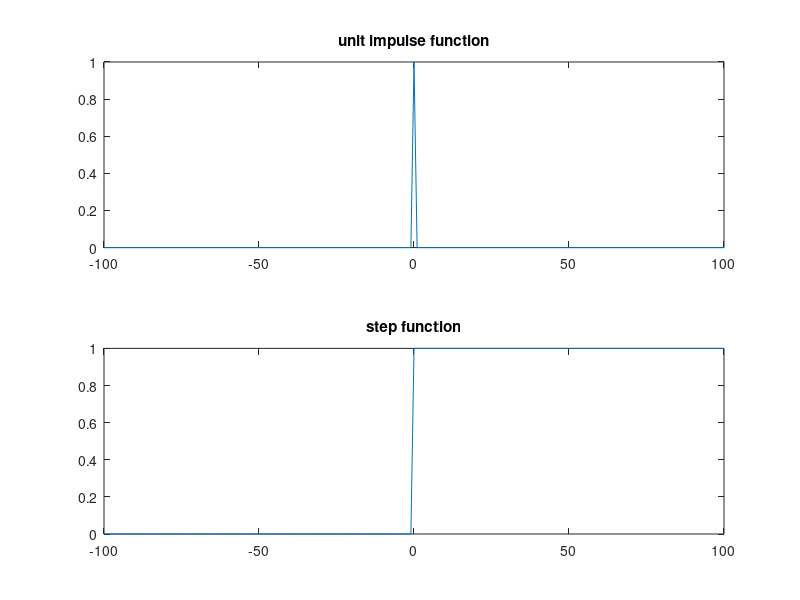

Write the MATLAB code that produced this figure.
clc;
clear;
n=-100:1:100;
a=n==0;
subplot(2,1,1);
plot(n,a);
title('unit impulse function');
a=n>=0;
subplot(2,1,2);
plot(n,a);
title('step function');
